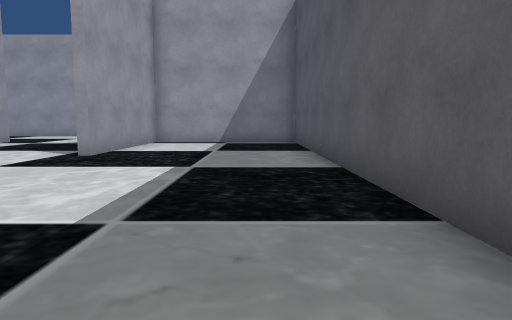
[1] (above)

16 first-person views from a walk through a 3-D level made in the Unity game engine. The camera is 1.4 m above the floor, tilts 6° down and sees 70° across. The floor is counted in squares, 2 m on a side. Each view is taken from the middle of a square. On the plan, view 1 faces up. The plan holds only what a view shows up to about 11 squares ahead; the rest is blank. The place goes on beyond the plan. The player is left out. Some surface patterns are stand-ins.

[2]
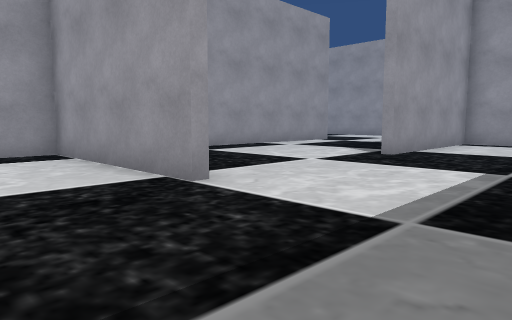

[3]
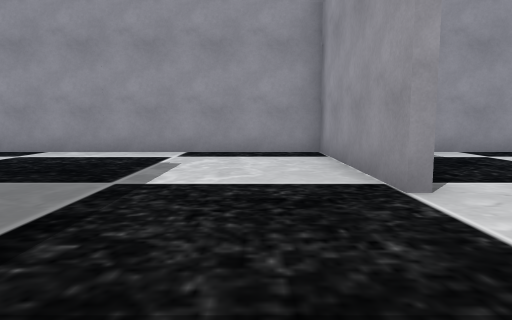

[4]
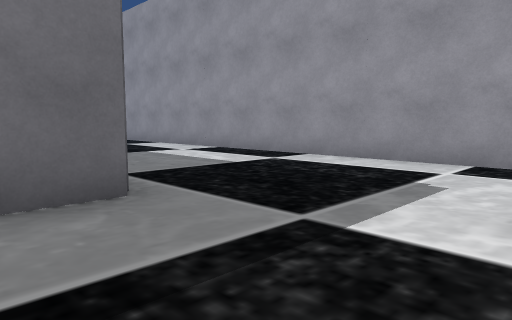

[5]
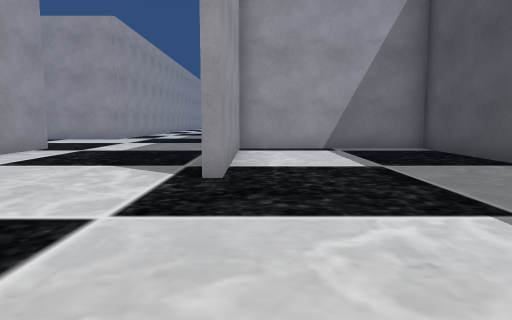

[6]
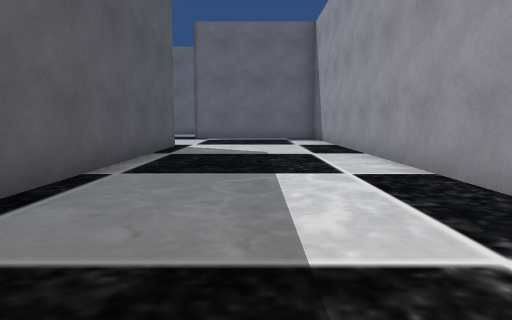

[7]
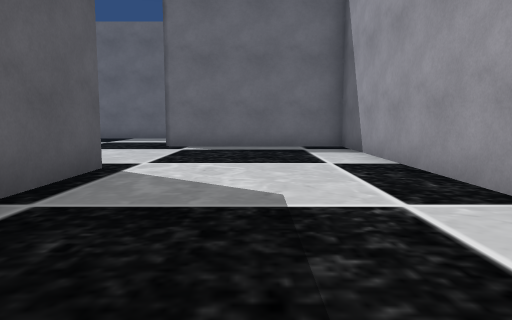

[8]
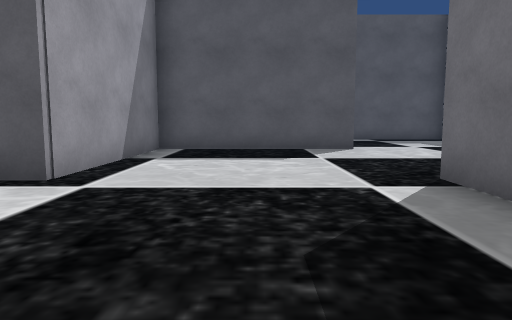

[9]
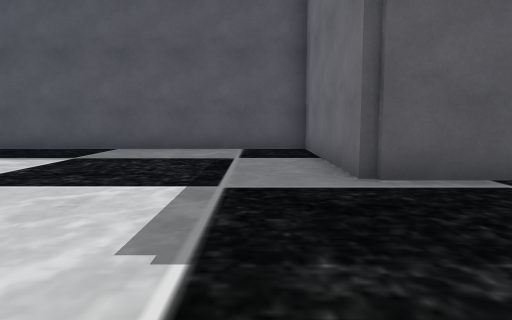

[10]
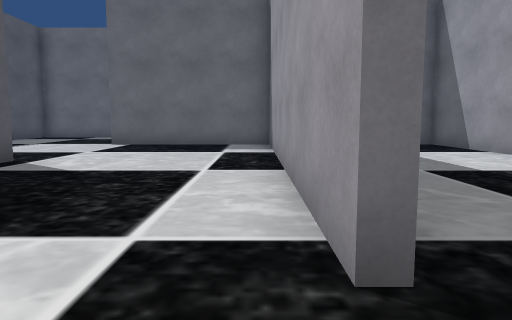

[11]
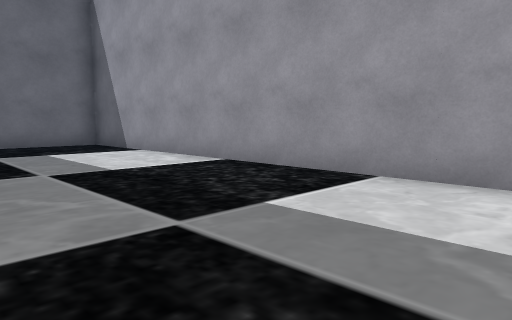

[12]
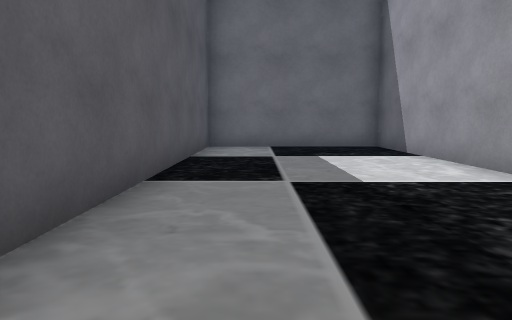

[13]
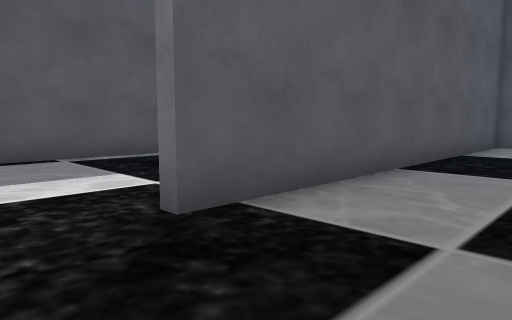

[14]
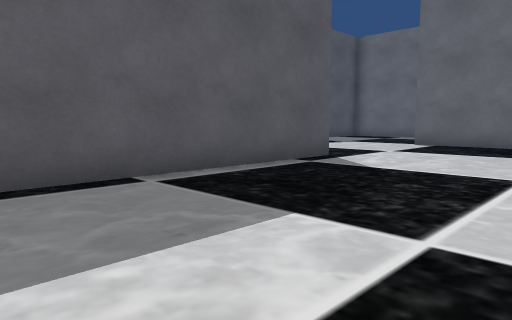

[15]
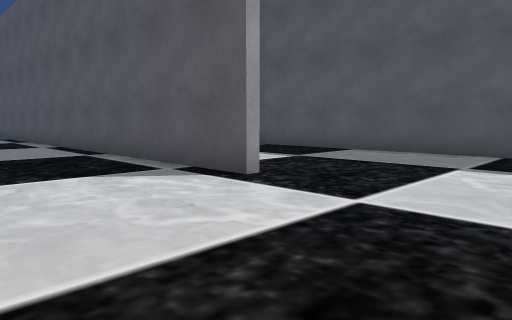

[16]
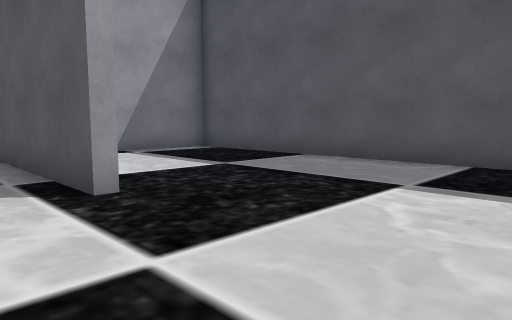

### Floor plan
Points are (right, up) in squares from view 1. A wall is a line through its corners. A room is listed if a view was taken in it or the views show most of it. See-through windows are left out.
Room 1 (views 1, 2, 3, 4, 5, 6, 7, 8, 9, 10, 14, 15, 16)
walls: (-3.5, 2.5) (-8.4, 2.5) (-8.4, -17.3) (-3.5, -17.3); (-6.1, 2.7) (-3.6, 2.7); (-3.7, 7.5) (-3.7, 14.5); (-8.4, 12.6) (-8.4, 3); (1.3, -17.5) (1.3, -12.5) (-3.7, -12.5) (-3.7, -2.3) (1.3, -2.3) (1.3, 12.5) (-3.4, 12.5) (-3.4, 7.5)
ways out: opening at (-9, 13.5) to room 2; opening at (1, -18)
Room 2 (views 11, 12, 13)
walls: (-13.4, 13.2) (-13.4, 2.7) (-8.4, 2.7); (-8.7, 2.6) (-8.7, 12.6)
ways out: opening at (-9, 13.5) to room 1

Positions as (right, up) in squares from view 1, and headings:
1: (0, 0), facing up
2: (0, 0), facing up-left
3: (0, 1), facing left
4: (-2, 1), facing down-left
5: (-3, 3), facing up
6: (-6, -2), facing down
7: (-6, -7), facing down
8: (-8, -15), facing right
9: (-8, -1), facing right
10: (-8, 14), facing down
11: (-9, 14), facing down-left
12: (-10, 13), facing down
13: (-11, 14), facing down-right
14: (-8, 14), facing down-right
15: (-7, 4), facing up-right
16: (-5, 4), facing up-right
